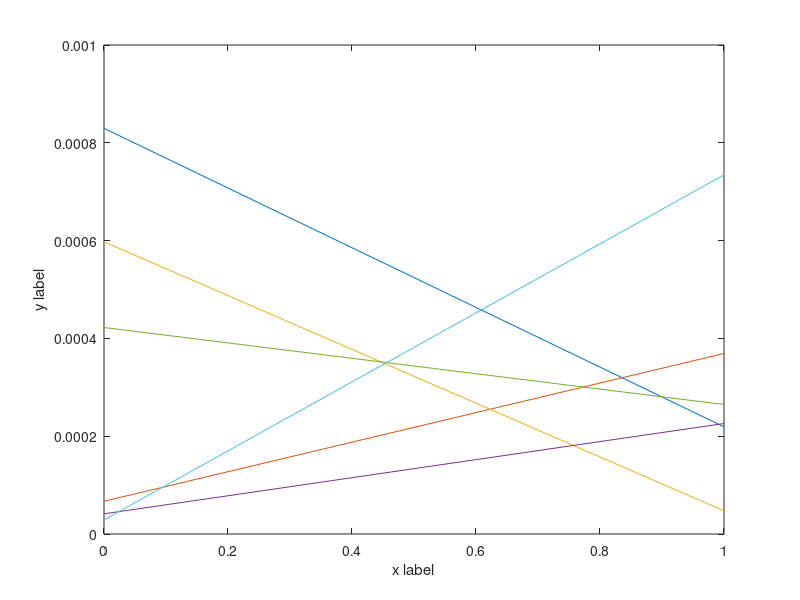
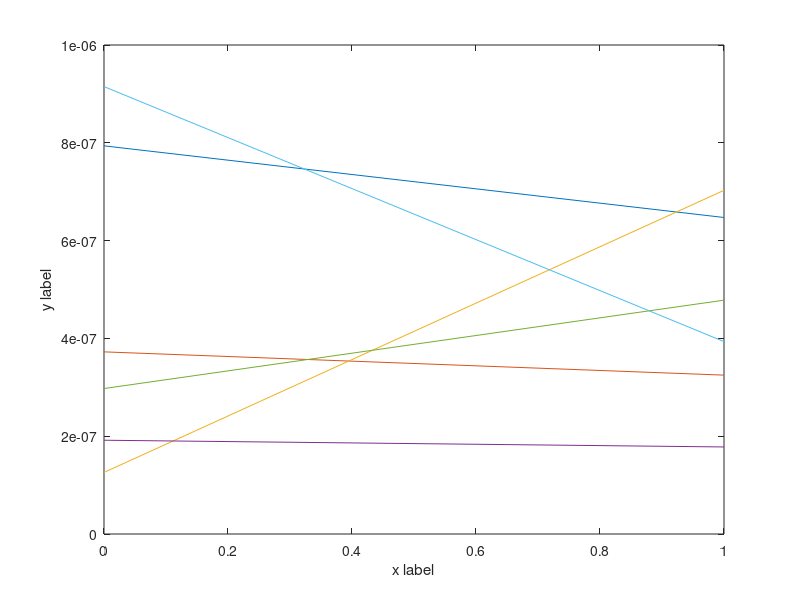

These figures' MATLAB source, in order: (Note: this script raises an error after producing the figures.)
%% Preamble -- not to appear in userguide
hfig(1) = figure;
set(hfig(1),'units','centimeters','NumberTitle','off','Name','test16-fig1');
pos = get(hfig(1),'position');
set(hfig(1),'position',[pos(1:2),6,4]);
hfig(2) = figure;
set(hfig(2),'units','centimeters','NumberTitle','off','Name','test16-fig2');
pos = get(hfig(2),'position');
set(hfig(2),'position',[pos(1:2),6,4]);
%% Everything below appears in userguide
hax(1) = axes('parent',hfig(1));
hax(2) = axes('parent',hfig(2));
plot(hax(1),[0 1],1e-3*rand(6,2));
plot(hax(2),[0 1],1e-6*rand(6,2));
set(hax(1),'ylim',1e-3*[0 1]);
set(hax(2),'ylim',1e-6*[0 1]);
xlabel(hax(1),'x label');xlabel(hax(2),'x label');
ylabel(hax(1),'y label');ylabel(hax(2),'y label');
matlabfrag('graphics/test16-fig1','handle',hfig(1));
matlabfrag('graphics/test16-fig2','handle',hfig(2));